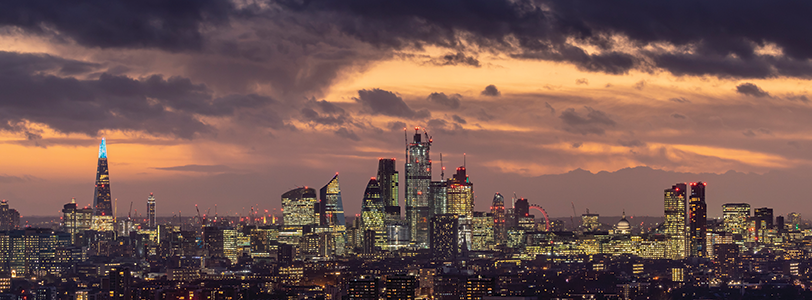
#> input picture OpenCV/Photos/1.png, 812 x 300 px
$ python rescale.py
#> lines starting #> are read from the running program, lines starting #| are printed output that depends on the picture
#> further down, img is the input picture: shape (300, 812, 3); mean B, G, R 80.8, 86.1, 114.3
import cv2 as cv
import matplotlib.pyplot as plt

def rescaleFrame(frame,scale):
#> called with scale = 0.75
	width = int(frame.shape[1] * scale)
#> width = 609
	height = int(frame.shape[0] * scale)
#> height = 225

	dimensions = (width,height)
#> dimensions = (609, 225)

	return cv.resize(frame,dimensions, interpolation = cv.INTER_AREA)
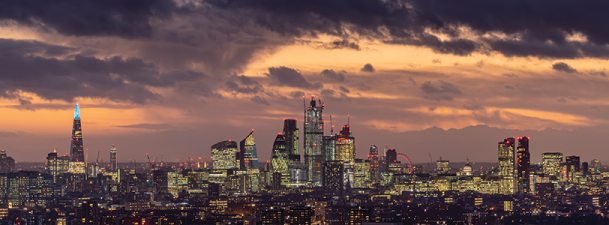
#> returned value: shape (225, 609, 3); mean of channels 0, 1, 2 80.8, 86.1, 114.3; drawn as B, G, R

img = cv.imread('Photos/1.png')
img_resized = rescaleFrame(img,0.75)

cv.imshow('Figure',img)
cv.imshow('Rescaled Figure',img_resized)

cv.waitKey(0)

$ run again, with OpenCV/Photos/3.jpg saved as OpenCV/Photos/1.png
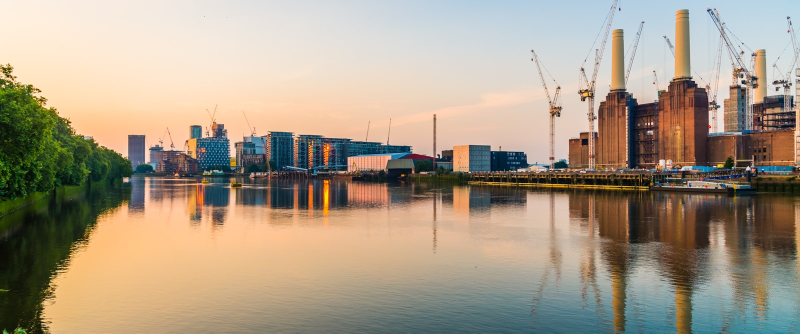
#> input picture OpenCV/Photos/3.jpg, 1600 x 667 px (shown at 1/2 size)
#> img is the input picture: shape (667, 1600, 3); mean B, G, R 134.6, 153.9, 168
#> in rescaleFrame, `return cv.resize(frame,dimensions, interpolation = cv.INTER_AREA)`:
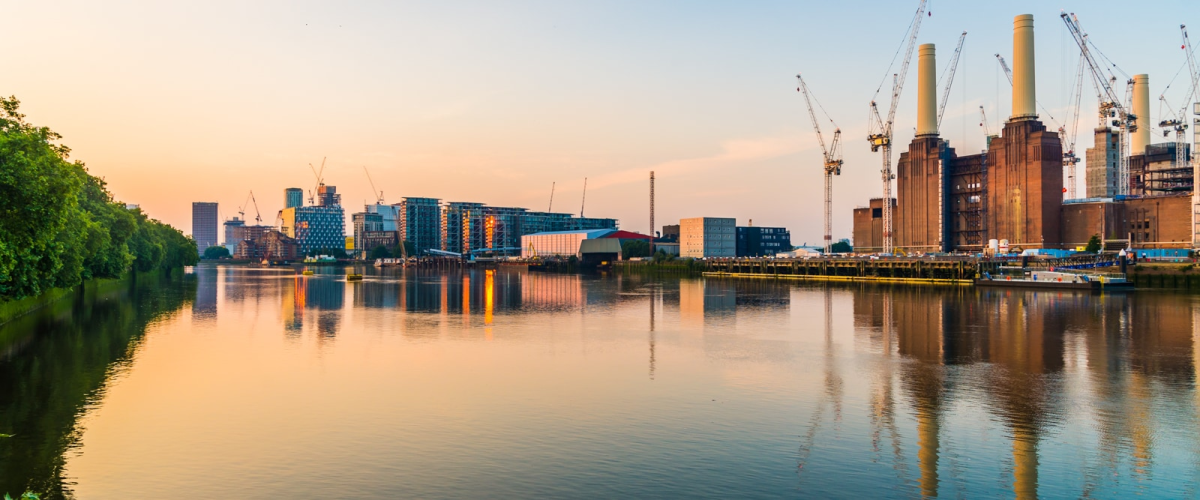
#> returned value: shape (500, 1200, 3); mean of channels 0, 1, 2 134.6, 153.9, 168; drawn as B, G, R
